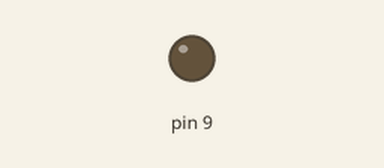
This sketch was run on a simulated Arduino Uno, built with avr-gcc and run on an emulated ATmega328P. On the bench: output pins drawn as LEDs (lit = HIGH).

Above: at 0.05 s.
At 2.0 s:
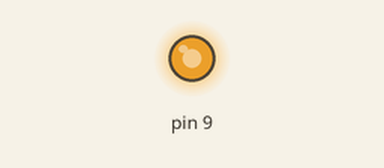
Timing chart, 0 to 4.7 s (numbered marks = the images above):
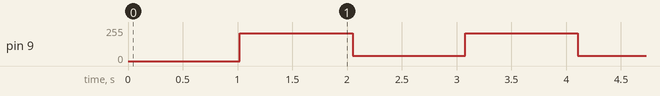

The sketch:

pwm-sin-extremos.ino
```cpp
// Fallo: el brillo va de 40 a 210, sin llegar a los extremos.
void setup() { }
void loop() {
  for (int v = 40; v <= 210; v++) { analogWrite(9, v); delay(6); }
  for (int v = 210; v >= 40; v--) { analogWrite(9, v); delay(6); }
}
```

Measured:
- by itself, pin 9: repeats every 2.1 s: 40/255 1.0 s, 210/255 1.0 s
